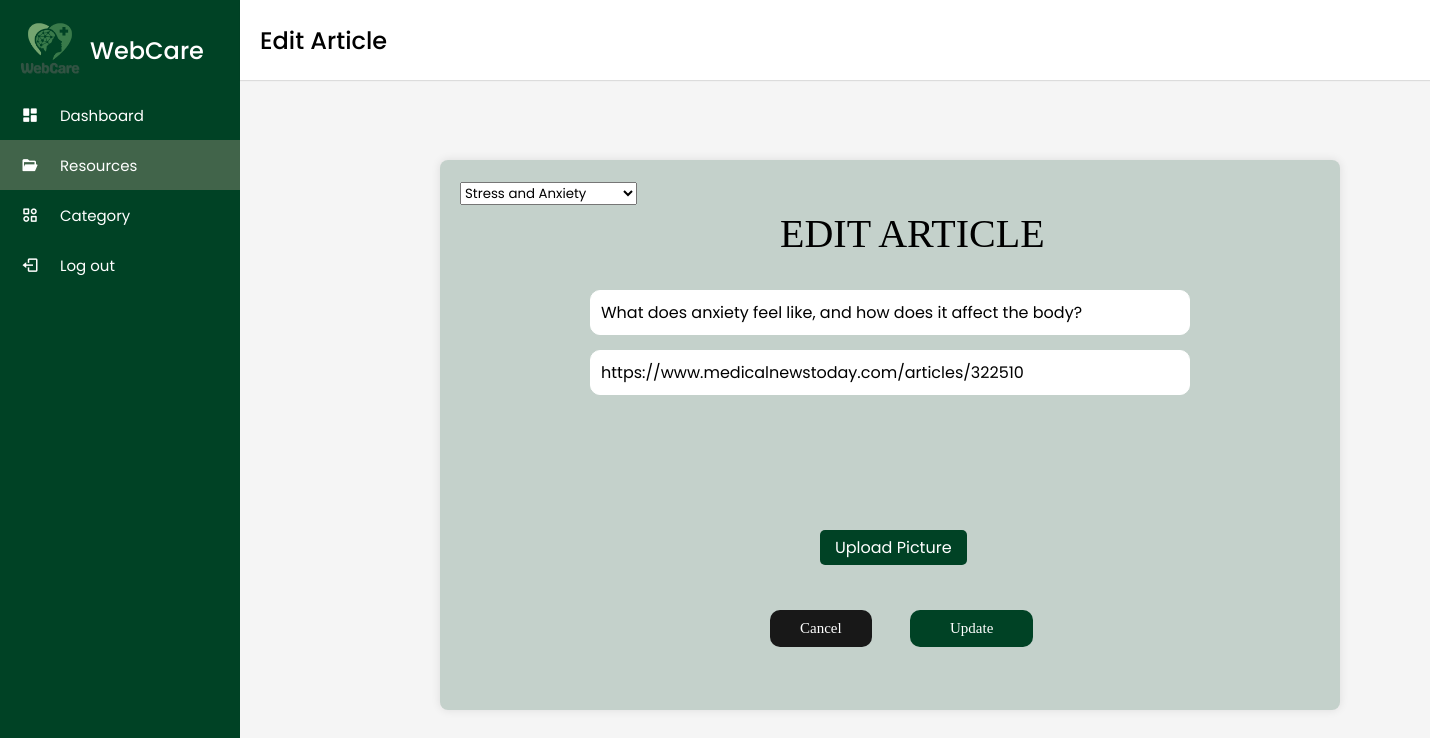
Screenshot of /editresources.php?bookid=1 with the database file from the repository.
### tables this page shows
CREATE TABLE `article_categories` (
  `categoryid` int(255) NOT NULL,
  `articleid` int(255) NOT NULL
);

CREATE TABLE `articles` (
  `articleid` int(255) NOT NULL,
  `title` varchar(255) NOT NULL,
  `link` varchar(2555) NOT NULL,
  `picture` varchar(255) NOT NULL,
  `visit_count` int(255) NOT NULL
);

CREATE TABLE `category` (
  `categoryid` int(255) NOT NULL,
  `name` varchar(255) NOT NULL
);

### editresources.php (the view, shortened to what this page needs)
<?php
include('connection.php');
if (isset($_GET['bookid'])) {
    $articleid = $_GET['bookid'];
    $query = "
        SELECT a.title, a.link, a.picture, ac.categoryid, c.name
        FROM articles a
        JOIN article_categories ac ON a.articleid = ac.articleid
        JOIN category c ON ac.categoryid = c.categoryid
        WHERE a.articleid = $articleid;
    ";
    $result = mysqli_query($con, $query);
    $article = mysqli_fetch_assoc($result);
} else {
    header("Location: mresources.php");
    exit();
}
?>
<!DOCTYPE html>
<html>
<head>
    <link rel="stylesheet" href="addarticle.css">
    <link href='https://unpkg.com/boxicons@2.0.7/css/boxicons.min.css' rel='stylesheet'>
</head>
<body>
    <div class="sidebar">
        <div class="logo-details">
            <img src="logo.png" class="logo">
            <span class="logo_name">WebCare</span>
        </div>
        <ul class="nav-links">
            <li>
                <a href="dashboard.php">
                    <i class='bx bxs-dashboard'></i>
                    <span class="links_name">Dashboard</span>
                </a>
            </li>
            <li>
                <a href="mresources.php" class="active">
                    <i class='bx bxs-folder-open'></i>
                    <span class="links_name">Resources</span>
                </a>
            </li>
            <li>
                <a href="category.php">
                    <i class='bx bx-category-alt'></i>
                    <span class="links_name">Category</span>
                </a>
            </li>
            <li>
                <a href="#">
                    <i class='bx bx-log-out'></i>
                    <span class="links_name">Log out</span>
                </a>
            </li>
        </ul>
    </div>
    <section class="home-section">
        <nav>
            <div class="sidebar-button">
                <span class="dashboard">Edit Article</span>
            </div>
        </nav>
        <div class="home-content">
            <div class="content-box">
                <form method="POST" action="" enctype="multipart/form-data">
                    <p class="abp1">EDIT ARTICLE</p>
                    <input type="text" class="bname" name="title" value="<?php echo htmlspecialchars($article['title']); ?>" required>
                    <input type="text" class="bauthor" name="link" value="<?php echo htmlspecialchars($article['link']); ?>" required>
                    <select name="category" required>
                        <?php
                        $category_query = "SELECT categoryid, name FROM category";
                        $category_result = mysqli_query($con, $category_query);
                        while ($category_row = mysqli_fetch_assoc($category_result)) {
                            echo '<option value="' . $category_row['categoryid'] . '"' . ($category_row['categoryid'] == $article['categoryid'] ? ' selected' : '') . '>' . htmlspecialchars($category_row['name']) . '</option>';
                        }
                        ?>
                    </select>
                    <div class="file-container">
                        <label for="file" class="custom-button">Upload Picture</label>
                    </div>
                    <input type="submit" class="submit" name="submit" value="Update">
                    <input type="button" class="cancel" onclick="window.location.href='mresources.php'" value="Cancel">
                </form>
            </div>
        </div>
    </section>
</body>
</html>

### addarticle.css (style rules this page uses)
* { margin: 0; padding: 0; box-sizing: border-box; font-family: 'Poppins', sans-serif; }
.sidebar { position: fixed; height: 100%; width: 240px; background: #004225; transition: all 0.5s ease; }
.sidebar .logo-details { height: 80px; display: flex; align-items: center; }
.sidebar .logo-details .logo_name { color: #fff; font-size: 24px; font-weight: 500; }
.sidebar .nav-links { margin-top: 10px; }
.sidebar .nav-links li { position: relative; list-style: none; height: 50px; }
.sidebar .nav-links li a { height: 100%; width: 100%; display: flex; align-items: center; text-decoration: none; transition: all 0.4s ease; }
.sidebar .nav-links li a.active { background: #41644A; }
.sidebar .nav-links li i { min-width: 60px; text-align: center; font-size: 18px; color: #fff; }
.sidebar .nav-links li a .links_name { color: #fff; font-size: 15px; font-weight: 400; white-space: nowrap; }
.home-section { position: relative; background: #f5f5f5; min-height: 100vh; width: calc(100% - 240px); left: 240px; transition: all 0.5s ease; }
.home-section nav { display: flex; justify-content: space-between; height: 80px; background: #fff; display: flex; align-items: center; position: fixed; width: calc(100% - 240px); left: 240px; z-index: 100; padding: 0 20px; box-shadow: 0 1px 1px rgba(0, 0, 0, 0.1); transition: all 0.5s ease; }
.home-section nav .sidebar-button { display: flex; align-items: center; font-size: 24px; font-weight: 500; }
.home-section .home-content { position: relative; padding-top: 104px; }
.content-box { height: 550px; width: 900px; background-color: rgba(0, 66, 37, 0.2); padding: 20px; box-shadow: 0 0 10px rgba(0, 0, 0, 0.1); border-radius: 8px; position: absolute; left: 200px; top: 160px; }
.abp1 { font-family: Segoe UI Semibold; font-size: 40px; position: absolute; top: 50px; left: 340px; }
.bname { width: 600px; height: 45px; padding: 10px; border: 1px solid white; border-radius: 10px; background-color: #fff; font-size: 16px; color: black; position: absolute; top: 130px; left: 150px; }
.bauthor { width: 600px; height: 45px; padding: 10px; border: 1px solid white; border-radius: 10px; background-color: #fff; font-size: 16px; color: black; position: absolute; top: 190px; left: 150px; }
.submit { color: white; position: absolute; left: 470px; top: 450px; font-family: Microsoft PhagsPa; background-color: #004225; font-size: 15px; padding: 10px 40px; border: none; border-radius: 10px; cursor: pointer; }
.cancel { color: white; position: absolute; left: 330px; top: 450px; font-family: Microsoft PhagsPa; background-color: #181818; font-size: 15px; padding: 10px 30px; border: none; border-radius: 10px; cursor: pointer; }
.file-container { position: absolute; top: 360px; left: 370px; width: 600px; height: 45px; margin: 10px; }
.custom-button { display: inline-block; padding: 5px 15px; background-color: #004225; color: white; border: none; border-radius: 5px; cursor: pointer; }
.logo_name { margin-top: 20px; margin-left: 90px; }
.logo { position: absolute; top: 15px; left: 15px; height: 70px; width: 70px; }

### rows the page displays
article_categories: title "What does anxiety feel like, and how does it affect the body?", link "https://www.medicalnewstoday.com/articles/322510", category "Stress and Anxiety"
